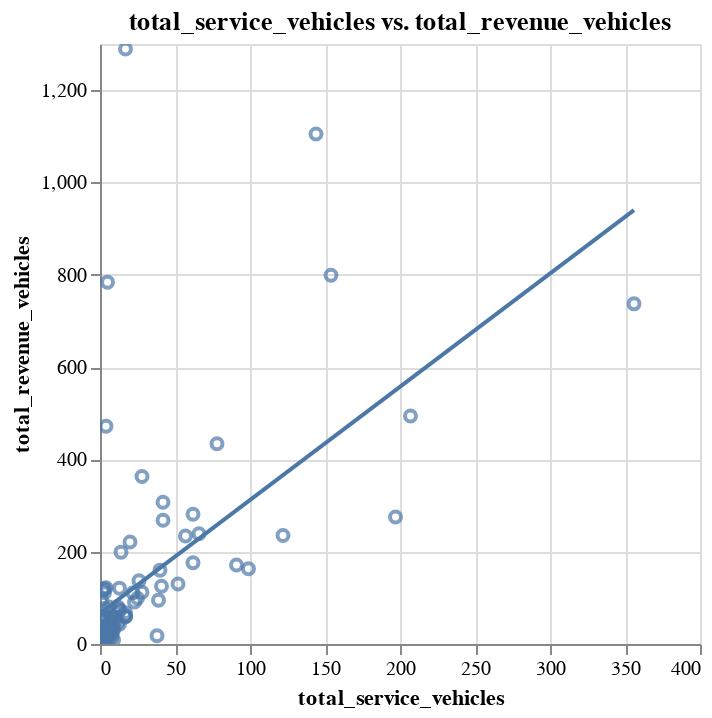

Notebook code for this chart:
### Code cell
make_scatter(service_v_upt_no_outliers[service_v_upt_no_outliers["total_service_vehicles"]>0],"total_service_vehicles","total_revenue_vehicles")
